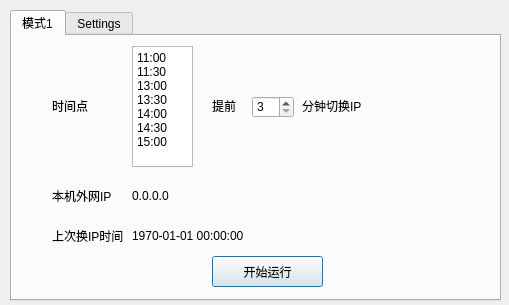
<?xml version="1.0" encoding="UTF-8"?>
<ui version="4.0">
 <class>Dialog</class>
 <widget class="QDialog" name="Dialog">
  <property name="geometry">
   <rect>
    <x>0</x>
    <y>0</y>
    <width>509</width>
    <height>305</height>
   </rect>
  </property>
  <property name="windowTitle">
   <string>ADSL重拨助手</string>
  </property>
  <widget class="QTabWidget" name="tabWidget">
   <property name="geometry">
    <rect>
     <x>10</x>
     <y>10</y>
     <width>491</width>
     <height>291</height>
    </rect>
   </property>
   <property name="currentIndex">
    <number>0</number>
   </property>
   <widget class="QWidget" name="tab">
    <attribute name="title">
     <string>模式1</string>
    </attribute>
    <widget class="QLabel" name="label_4">
     <property name="geometry">
      <rect>
       <x>200</x>
       <y>60</y>
       <width>31</width>
       <height>20</height>
      </rect>
     </property>
     <property name="text">
      <string>提前</string>
     </property>
    </widget>
    <widget class="QLabel" name="label_7">
     <property name="geometry">
      <rect>
       <x>40</x>
       <y>190</y>
       <width>71</width>
       <height>20</height>
      </rect>
     </property>
     <property name="text">
      <string>上次换IP时间</string>
     </property>
    </widget>
    <widget class="QLabel" name="label_3">
     <property name="geometry">
      <rect>
       <x>120</x>
       <y>150</y>
       <width>211</width>
       <height>20</height>
      </rect>
     </property>
     <property name="text">
      <string>0.0.0.0</string>
     </property>
    </widget>
    <widget class="QLabel" name="label_5">
     <property name="geometry">
      <rect>
       <x>290</x>
       <y>60</y>
       <width>61</width>
       <height>20</height>
      </rect>
     </property>
     <property name="text">
      <string>分钟切换IP</string>
     </property>
    </widget>
    <widget class="QPlainTextEdit" name="plainTextEdit">
     <property name="geometry">
      <rect>
       <x>120</x>
       <y>10</y>
       <width>61</width>
       <height>121</height>
      </rect>
     </property>
     <property name="plainText">
      <string>11:00
11:30
13:00
13:30
14:00
14:30
15:00</string>
     </property>
    </widget>
    <widget class="QPushButton" name="pushButton">
     <property name="geometry">
      <rect>
       <x>200</x>
       <y>220</y>
       <width>111</width>
       <height>31</height>
      </rect>
     </property>
     <property name="text">
      <string>开始运行</string>
     </property>
    </widget>
    <widget class="QLabel" name="label_2">
     <property name="geometry">
      <rect>
       <x>40</x>
       <y>60</y>
       <width>71</width>
       <height>20</height>
      </rect>
     </property>
     <property name="text">
      <string>时间点</string>
     </property>
    </widget>
    <widget class="QLabel" name="label_6">
     <property name="geometry">
      <rect>
       <x>120</x>
       <y>190</y>
       <width>171</width>
       <height>20</height>
      </rect>
     </property>
     <property name="text">
      <string>1970-01-01 00:00:00</string>
     </property>
    </widget>
    <widget class="QLabel" name="label">
     <property name="geometry">
      <rect>
       <x>40</x>
       <y>150</y>
       <width>61</width>
       <height>20</height>
      </rect>
     </property>
     <property name="text">
      <string>本机外网IP</string>
     </property>
    </widget>
    <widget class="QSpinBox" name="spinBox">
     <property name="geometry">
      <rect>
       <x>240</x>
       <y>60</y>
       <width>42</width>
       <height>22</height>
      </rect>
     </property>
     <property name="minimum">
      <number>3</number>
     </property>
     <property name="maximum">
      <number>20</number>
     </property>
    </widget>
   </widget>
   <widget class="QWidget" name="tab_3">
    <attribute name="title">
     <string>Settings</string>
    </attribute>
    <widget class="QLineEdit" name="lineEdit">
     <property name="geometry">
      <rect>
       <x>90</x>
       <y>40</y>
       <width>113</width>
       <height>20</height>
      </rect>
     </property>
    </widget>
    <widget class="QLineEdit" name="lineEdit_2">
     <property name="geometry">
      <rect>
       <x>90</x>
       <y>90</y>
       <width>113</width>
       <height>20</height>
      </rect>
     </property>
    </widget>
    <widget class="QLineEdit" name="lineEdit_3">
     <property name="geometry">
      <rect>
       <x>90</x>
       <y>140</y>
       <width>113</width>
       <height>20</height>
      </rect>
     </property>
    </widget>
    <widget class="QLabel" name="label_8">
     <property name="geometry">
      <rect>
       <x>30</x>
       <y>40</y>
       <width>41</width>
       <height>16</height>
      </rect>
     </property>
     <property name="text">
      <string>连接名</string>
     </property>
    </widget>
    <widget class="QLabel" name="label_9">
     <property name="geometry">
      <rect>
       <x>30</x>
       <y>90</y>
       <width>41</width>
       <height>16</height>
      </rect>
     </property>
     <property name="text">
      <string>用户名</string>
     </property>
    </widget>
    <widget class="QLabel" name="label_10">
     <property name="geometry">
      <rect>
       <x>30</x>
       <y>140</y>
       <width>41</width>
       <height>16</height>
      </rect>
     </property>
     <property name="text">
      <string>密码</string>
     </property>
    </widget>
   </widget>
  </widget>
 </widget>
 <resources/>
 <connections/>
</ui>
